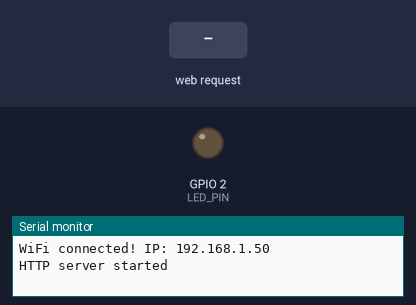
Recording of a sketch running on a simulated ESP32. On the bench: output pins drawn as LEDs (lit = HIGH), the last lines printed to the serial monitor. Inputs (shaded band) come from the test bench. WiFi joins after 1.5 s; servers stay silent unless stated.

Above: at 2.4 s.
2.5 s: HTTP request GET /led/on received
At 3.3 s:
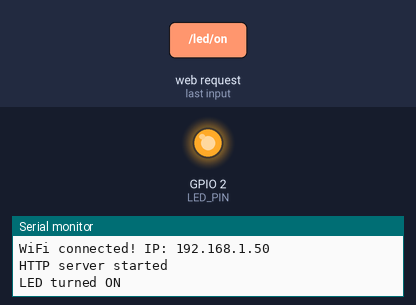
4.0 s: HTTP request GET /led/off received
At 4.5 s:
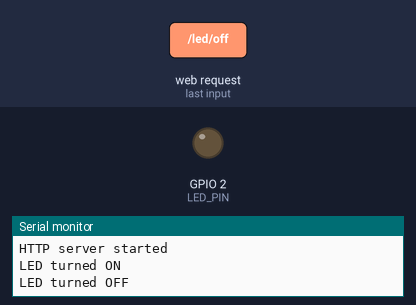
Timing chart, 0 to 7.0 s (numbered marks = the images above; inputs shaded):
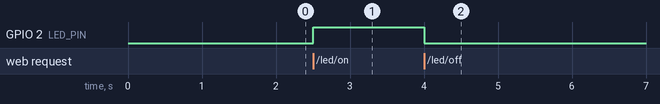

The sketch:

main.ino
```cpp
#include "wifi_setup.h"
#include "devices.h"

void setup() {
  Serial.begin(115200);

  // Initialize devices
  initDevices();

  // Start Wi-Fi + WebServer
  initWiFi();
}

void loop() {
  // Async server doesn’t need loop() handling
}
```

commands.cpp
```cpp
#include "commands.h"


// extern AsyncWebServer server;

// void handleCommands() {
//   String path = server.uri();  // e.g. /led/on
//   Serial.print("Received request: ");
//   Serial.println(path);

//   executeCommand(path);

//   server.send(200, "text/plain", "OK");
// }

// void executeCommands(String command) {
//   if (command == "/led/on") {
//     ledOn();
//   } else if (command == "/led/off") {
//     ledOff();
//   } else {
//     Serial.println("Unknown command");
//   }
// }
```

commands.h
```cpp
#ifndef COMMANDS_H
#define COMMANDS_H

#include <ESPAsyncWebServer.h>

// void handleCommands();

// void executeCommands(String command);


#endif 
```

devices.cpp
```cpp
#include <Arduino.h>
#include "devices.h"


const int LED_PIN = 2;

void initDevices() {
  pinMode(LED_PIN, OUTPUT);
  digitalWrite(LED_PIN, LOW);
}

void ledOn() {
  digitalWrite(LED_PIN, HIGH);
  Serial.println("LED turned ON");
}

void ledOff() {
  digitalWrite(LED_PIN, LOW);
  Serial.println("LED turned OFF");
}
```

devices.h
```cpp
#ifndef DEVICES_H
#define DEVICES_H


void initDevices();
void ledOn();
void ledOff();

#endif
```

wifi_setup.cpp
```cpp
#include <WiFi.h>
#include <ESPAsyncWebServer.h>
#include "wifi_setup.h"
#include "devices.h"

// WiFi credentials
const char* ssid = "ASUS";
const char* password = "shadjee1978";

AsyncWebServer server(80);

void onWiFiEventHandler(WiFiEvent_t event) {
    if (event == ARDUINO_EVENT_WIFI_STA_GOT_IP) {
        Serial.print("WiFi connected! IP: ");
        Serial.println(WiFi.localIP());

        // Setup routes
        server.on("/led/on", HTTP_GET, [](AsyncWebServerRequest *request){
            ledOn();
            request->send(200, "text/plain", "LED turned ON");
        });

        server.on("/led/off", HTTP_GET, [](AsyncWebServerRequest *request){
            ledOff();
            request->send(200, "text/plain", "LED turned OFF");
        });

        server.begin();
        Serial.println("HTTP server started");

    } else if (event == ARDUINO_EVENT_WIFI_STA_DISCONNECTED) {
        Serial.println("WiFi lost connection, retrying…");
        WiFi.reconnect();
    }
}

void initWiFi() {
    WiFi.mode(WIFI_STA);
    WiFi.onEvent(onWiFiEventHandler);
    WiFi.begin(ssid, password);
}
```

wifi_setup.h
```cpp
#ifndef WIFI_SETUP_H
#define WIFI_SETUP_H

void initWiFi();

void handleClient();

#endif
```

Measured:
- after the input at 2.5 s, GPIO 2 (LED_PIN): LOW → HIGH at once
- after the input at 4.0 s, GPIO 2 (LED_PIN): HIGH → LOW at once
